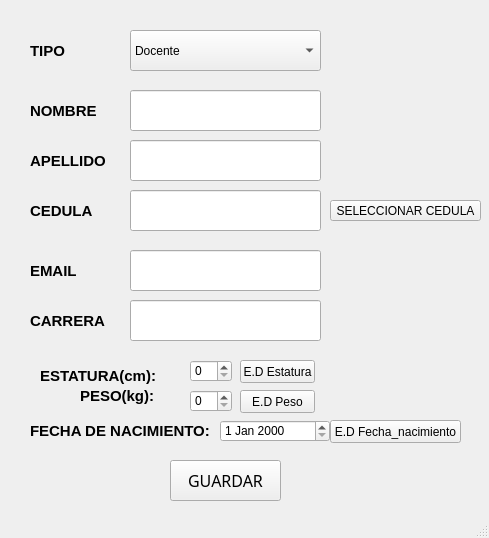
<?xml version="1.0" encoding="UTF-8"?>
<ui version="4.0">
 <class>lbl_tipo_persona</class>
 <widget class="QMainWindow" name="lbl_tipo_persona">
  <property name="geometry">
   <rect>
    <x>0</x>
    <y>0</y>
    <width>489</width>
    <height>538</height>
   </rect>
  </property>
  <property name="sizeIncrement">
   <size>
    <width>2</width>
    <height>2</height>
   </size>
  </property>
  <property name="windowTitle">
   <string>Ventana Principal</string>
  </property>
  <widget class="QWidget" name="centralwidget">
   <widget class="QLineEdit" name="txt_nombre">
    <property name="geometry">
     <rect>
      <x>130</x>
      <y>90</y>
      <width>191</width>
      <height>41</height>
     </rect>
    </property>
    <property name="maxLength">
     <number>50</number>
    </property>
   </widget>
   <widget class="QLineEdit" name="txt_apellido">
    <property name="geometry">
     <rect>
      <x>130</x>
      <y>140</y>
      <width>191</width>
      <height>41</height>
     </rect>
    </property>
    <property name="maxLength">
     <number>50</number>
    </property>
   </widget>
   <widget class="QLabel" name="lbl_nombre">
    <property name="geometry">
     <rect>
      <x>30</x>
      <y>90</y>
      <width>111</width>
      <height>41</height>
     </rect>
    </property>
    <property name="sizeIncrement">
     <size>
      <width>2</width>
      <height>2</height>
     </size>
    </property>
    <property name="font">
     <font>
      <pointsize>11</pointsize>
      <weight>75</weight>
      <bold>true</bold>
     </font>
    </property>
    <property name="text">
     <string>NOMBRE</string>
    </property>
   </widget>
   <widget class="QLabel" name="lbl_apellido">
    <property name="geometry">
     <rect>
      <x>30</x>
      <y>140</y>
      <width>101</width>
      <height>41</height>
     </rect>
    </property>
    <property name="font">
     <font>
      <pointsize>11</pointsize>
      <weight>75</weight>
      <bold>true</bold>
     </font>
    </property>
    <property name="text">
     <string>APELLIDO</string>
    </property>
   </widget>
   <widget class="QPushButton" name="btn_guardar">
    <property name="geometry">
     <rect>
      <x>170</x>
      <y>460</y>
      <width>111</width>
      <height>41</height>
     </rect>
    </property>
    <property name="font">
     <font>
      <family>Myanmar Text</family>
      <pointsize>12</pointsize>
     </font>
    </property>
    <property name="text">
     <string>GUARDAR</string>
    </property>
   </widget>
   <widget class="QComboBox" name="cb_tipo_persona">
    <property name="geometry">
     <rect>
      <x>130</x>
      <y>30</y>
      <width>191</width>
      <height>41</height>
     </rect>
    </property>
    <item>
     <property name="text">
      <string>Docente</string>
     </property>
    </item>
    <item>
     <property name="text">
      <string>Estudiante</string>
     </property>
    </item>
   </widget>
   <widget class="QLabel" name="lbl_tipo_persona_2">
    <property name="geometry">
     <rect>
      <x>30</x>
      <y>30</y>
      <width>111</width>
      <height>41</height>
     </rect>
    </property>
    <property name="sizeIncrement">
     <size>
      <width>2</width>
      <height>2</height>
     </size>
    </property>
    <property name="font">
     <font>
      <pointsize>11</pointsize>
      <weight>75</weight>
      <bold>true</bold>
     </font>
    </property>
    <property name="text">
     <string>TIPO</string>
    </property>
   </widget>
   <widget class="QLabel" name="lbl_email">
    <property name="geometry">
     <rect>
      <x>30</x>
      <y>250</y>
      <width>111</width>
      <height>41</height>
     </rect>
    </property>
    <property name="sizeIncrement">
     <size>
      <width>2</width>
      <height>2</height>
     </size>
    </property>
    <property name="font">
     <font>
      <pointsize>11</pointsize>
      <weight>75</weight>
      <bold>true</bold>
     </font>
    </property>
    <property name="text">
     <string>EMAIL</string>
    </property>
   </widget>
   <widget class="QLineEdit" name="txt_cedula">
    <property name="geometry">
     <rect>
      <x>130</x>
      <y>190</y>
      <width>191</width>
      <height>41</height>
     </rect>
    </property>
    <property name="maxLength">
     <number>13</number>
    </property>
   </widget>
   <widget class="QLineEdit" name="txt_email">
    <property name="geometry">
     <rect>
      <x>130</x>
      <y>250</y>
      <width>191</width>
      <height>41</height>
     </rect>
    </property>
    <property name="maxLength">
     <number>100</number>
    </property>
   </widget>
   <widget class="QLabel" name="lbl_cedula">
    <property name="geometry">
     <rect>
      <x>30</x>
      <y>190</y>
      <width>101</width>
      <height>41</height>
     </rect>
    </property>
    <property name="font">
     <font>
      <pointsize>11</pointsize>
      <weight>75</weight>
      <bold>true</bold>
     </font>
    </property>
    <property name="text">
     <string>CEDULA</string>
    </property>
   </widget>
   <widget class="QLabel" name="lbl_carrera">
    <property name="geometry">
     <rect>
      <x>30</x>
      <y>300</y>
      <width>111</width>
      <height>41</height>
     </rect>
    </property>
    <property name="sizeIncrement">
     <size>
      <width>2</width>
      <height>2</height>
     </size>
    </property>
    <property name="font">
     <font>
      <pointsize>11</pointsize>
      <weight>75</weight>
      <bold>true</bold>
     </font>
    </property>
    <property name="text">
     <string>CARRERA</string>
    </property>
   </widget>
   <widget class="QLineEdit" name="txt_carrera">
    <property name="geometry">
     <rect>
      <x>130</x>
      <y>300</y>
      <width>191</width>
      <height>41</height>
     </rect>
    </property>
   </widget>
   <widget class="QPushButton" name="seleccionar_por_cedula">
    <property name="geometry">
     <rect>
      <x>330</x>
      <y>200</y>
      <width>151</width>
      <height>21</height>
     </rect>
    </property>
    <property name="text">
     <string>SELECCIONAR CEDULA</string>
    </property>
   </widget>
   <widget class="QLabel" name="lbl_estatura">
    <property name="geometry">
     <rect>
      <x>40</x>
      <y>360</y>
      <width>121</width>
      <height>31</height>
     </rect>
    </property>
    <property name="sizeIncrement">
     <size>
      <width>2</width>
      <height>2</height>
     </size>
    </property>
    <property name="font">
     <font>
      <pointsize>11</pointsize>
      <weight>75</weight>
      <bold>true</bold>
     </font>
    </property>
    <property name="text">
     <string>ESTATURA(cm):</string>
    </property>
   </widget>
   <widget class="QSpinBox" name="sp_estatura">
    <property name="geometry">
     <rect>
      <x>190</x>
      <y>360</y>
      <width>42</width>
      <height>22</height>
     </rect>
    </property>
    <property name="maximum">
     <number>300</number>
    </property>
   </widget>
   <widget class="QPushButton" name="btn_estatura">
    <property name="geometry">
     <rect>
      <x>240</x>
      <y>360</y>
      <width>75</width>
      <height>23</height>
     </rect>
    </property>
    <property name="text">
     <string>E.D Estatura</string>
    </property>
   </widget>
   <widget class="QLabel" name="lbl_peso">
    <property name="geometry">
     <rect>
      <x>80</x>
      <y>380</y>
      <width>161</width>
      <height>31</height>
     </rect>
    </property>
    <property name="sizeIncrement">
     <size>
      <width>2</width>
      <height>2</height>
     </size>
    </property>
    <property name="font">
     <font>
      <pointsize>11</pointsize>
      <weight>75</weight>
      <bold>true</bold>
     </font>
    </property>
    <property name="text">
     <string>PESO(kg):</string>
    </property>
   </widget>
   <widget class="QSpinBox" name="sp_peso">
    <property name="geometry">
     <rect>
      <x>190</x>
      <y>390</y>
      <width>42</width>
      <height>22</height>
     </rect>
    </property>
    <property name="maximum">
     <number>300</number>
    </property>
   </widget>
   <widget class="QPushButton" name="btn_peso">
    <property name="geometry">
     <rect>
      <x>240</x>
      <y>390</y>
      <width>75</width>
      <height>23</height>
     </rect>
    </property>
    <property name="text">
     <string>E.D Peso</string>
    </property>
   </widget>
   <widget class="QLabel" name="lbl_fecha_nacimiento">
    <property name="geometry">
     <rect>
      <x>30</x>
      <y>420</y>
      <width>181</width>
      <height>21</height>
     </rect>
    </property>
    <property name="sizeIncrement">
     <size>
      <width>2</width>
      <height>2</height>
     </size>
    </property>
    <property name="font">
     <font>
      <pointsize>11</pointsize>
      <weight>75</weight>
      <bold>true</bold>
     </font>
    </property>
    <property name="text">
     <string>FECHA DE NACIMIENTO:</string>
    </property>
   </widget>
   <widget class="QPushButton" name="btn_fecha_nacimiento">
    <property name="geometry">
     <rect>
      <x>330</x>
      <y>420</y>
      <width>131</width>
      <height>23</height>
     </rect>
    </property>
    <property name="text">
     <string>E.D Fecha_nacimiento</string>
    </property>
   </widget>
   <widget class="QDateEdit" name="dateEdit_fecha_nacimiento">
    <property name="geometry">
     <rect>
      <x>220</x>
      <y>420</y>
      <width>110</width>
      <height>22</height>
     </rect>
    </property>
   </widget>
  </widget>
  <widget class="QMenuBar" name="menubar">
   <property name="geometry">
    <rect>
     <x>0</x>
     <y>0</y>
     <width>489</width>
     <height>21</height>
    </rect>
   </property>
  </widget>
  <widget class="QStatusBar" name="statusbar"/>
 </widget>
 <resources/>
 <connections/>
</ui>
